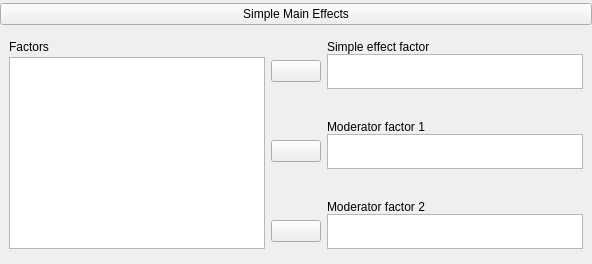
    <widget class="QWidget" name="groupSimpleEffect" native="true">
     <layout class="QGridLayout" name="gridLayout_12">
      <property name="leftMargin">
       <number>0</number>
      </property>
      <property name="topMargin">
       <number>3</number>
      </property>
      <property name="rightMargin">
       <number>0</number>
      </property>
      <property name="bottomMargin">
       <number>3</number>
      </property>
      <item row="4" column="0">
       <widget class="QWidget" name="containerSimpleEffect" native="true">
        <layout class="QGridLayout" name="gridLayout_4">
         <item row="0" column="0">
          <widget class="QWidget" name="widget_18" native="true">
           <layout class="QGridLayout" name="gridLayout_21">
            <property name="leftMargin">
             <number>0</number>
            </property>
            <property name="topMargin">
             <number>0</number>
            </property>
            <property name="rightMargin">
             <number>0</number>
            </property>
            <property name="bottomMargin">
             <number>3</number>
            </property>
            <property name="horizontalSpacing">
             <number>0</number>
            </property>
            <property name="verticalSpacing">
             <number>3</number>
            </property>
            <item row="0" column="0">
             <widget class="QLabel" name="label_9">
              <property name="sizePolicy">
               <sizepolicy hsizetype="Fixed" vsizetype="Fixed">
                <horstretch>0</horstretch>
                <verstretch>0</verstretch>
               </sizepolicy>
              </property>
              <property name="text">
               <string>Factors</string>
              </property>
             </widget>
            </item>
            <item row="1" column="0">
             <widget class="AvailableFieldsListView" name="simpleEffectsVariables">
              <property name="sizePolicy">
               <sizepolicy hsizetype="Expanding" vsizetype="Expanding">
                <horstretch>0</horstretch>
                <verstretch>0</verstretch>
               </sizepolicy>
              </property>
              <property name="maximumSize">
               <size>
                <width>16777215</width>
                <height>16777215</height>
               </size>
              </property>
             </widget>
            </item>
           </layout>
          </widget>
         </item>
         <item row="0" column="1">
          <widget class="QWidget" name="widget_16" native="true">
           <layout class="QVBoxLayout" name="verticalLayout_7">
            <property name="leftMargin">
             <number>0</number>
            </property>
            <property name="topMargin">
             <number>0</number>
            </property>
            <property name="rightMargin">
             <number>0</number>
            </property>
            <property name="bottomMargin">
             <number>3</number>
            </property>
            <item>
             <widget class="QWidget" name="widget_21" native="true">
              <property name="sizePolicy">
               <sizepolicy hsizetype="Preferred" vsizetype="Preferred">
                <horstretch>0</horstretch>
                <verstretch>0</verstretch>
               </sizepolicy>
              </property>
              <layout class="QGridLayout" name="gridLayout_30">
               <property name="leftMargin">
                <number>0</number>
               </property>
               <property name="topMargin">
                <number>0</number>
               </property>
               <property name="rightMargin">
                <number>0</number>
               </property>
               <property name="bottomMargin">
                <number>0</number>
               </property>
               <property name="verticalSpacing">
                <number>0</number>
               </property>
               <item row="2" column="0">
                <widget class="AssignButton" name="buttonAssignSimpleFactor">
                 <property name="sizePolicy">
                  <sizepolicy hsizetype="Fixed" vsizetype="Fixed">
                   <horstretch>0</horstretch>
                   <verstretch>0</verstretch>
                  </sizepolicy>
                 </property>
                 <property name="minimumSize">
                  <size>
                   <width>50</width>
                   <height>0</height>
                  </size>
                 </property>
                 <property name="maximumSize">
                  <size>
                   <width>50</width>
                   <height>16777215</height>
                  </size>
                 </property>
                 <property name="text">
                  <string/>
                 </property>
                </widget>
               </item>
               <item row="0" column="1">
                <widget class="QLabel" name="label_12">
                 <property name="sizePolicy">
                  <sizepolicy hsizetype="Fixed" vsizetype="Fixed">
                   <horstretch>0</horstretch>
                   <verstretch>0</verstretch>
                  </sizepolicy>
                 </property>
                 <property name="text">
                  <string>Simple effect factor</string>
                 </property>
                </widget>
               </item>
               <item row="2" column="1">
                <widget class="BoundListView" name="simpleFactor">
                 <property name="sizePolicy">
                  <sizepolicy hsizetype="Expanding" vsizetype="Fixed">
                   <horstretch>0</horstretch>
                   <verstretch>0</verstretch>
                  </sizepolicy>
                 </property>
                 <property name="maximumSize">
                  <size>
                   <width>16777215</width>
                   <height>35</height>
                  </size>
                 </property>
                </widget>
               </item>
              </layout>
             </widget>
            </item>
            <item>
             <spacer name="verticalSpacer_6">
              <property name="orientation">
               <enum>Qt::Vertical</enum>
              </property>
              <property name="sizeType">
               <enum>QSizePolicy::Expanding</enum>
              </property>
              <property name="sizeHint" stdset="0">
               <size>
                <width>20</width>
                <height>0</height>
               </size>
              </property>
             </spacer>
            </item>
            <item>
             <widget class="QWidget" name="widget_23" native="true">
              <property name="sizePolicy">
               <sizepolicy hsizetype="Preferred" vsizetype="Preferred">
                <horstretch>0</horstretch>
                <verstretch>0</verstretch>
               </sizepolicy>
              </property>
              <layout class="QGridLayout" name="gridLayout_32">
               <property name="leftMargin">
                <number>0</number>
               </property>
               <property name="topMargin">
                <number>0</number>
               </property>
               <property name="rightMargin">
                <number>0</number>
               </property>
               <property name="bottomMargin">
                <number>0</number>
               </property>
               <property name="verticalSpacing">
                <number>0</number>
               </property>
               <item row="1" column="1">
                <widget class="BoundListView" name="moderatorFactorOne">
                 <property name="sizePolicy">
                  <sizepolicy hsizetype="Expanding" vsizetype="Fixed">
                   <horstretch>0</horstretch>
                   <verstretch>0</verstretch>
                  </sizepolicy>
                 </property>
                 <property name="maximumSize">
                  <size>
                   <width>16777215</width>
                   <height>35</height>
                  </size>
                 </property>
                </widget>
               </item>
               <item row="1" column="0">
                <widget class="AssignButton" name="buttonAssignModeratorOne">
                 <property name="sizePolicy">
                  <sizepolicy hsizetype="Fixed" vsizetype="Fixed">
                   <horstretch>0</horstretch>
                   <verstretch>0</verstretch>
                  </sizepolicy>
                 </property>
                 <property name="minimumSize">
                  <size>
                   <width>50</width>
                   <height>0</height>
                  </size>
                 </property>
                 <property name="maximumSize">
                  <size>
                   <width>50</width>
                   <height>16777215</height>
                  </size>
                 </property>
                 <property name="text">
                  <string/>
                 </property>
                </widget>
               </item>
               <item row="0" column="1">
                <widget class="QLabel" name="label_16">
                 <property name="sizePolicy">
                  <sizepolicy hsizetype="Fixed" vsizetype="Fixed">
                   <horstretch>0</horstretch>
                   <verstretch>0</verstretch>
                  </sizepolicy>
                 </property>
                 <property name="text">
                  <string>Moderator factor 1</string>
                 </property>
                </widget>
               </item>
              </layout>
             </widget>
            </item>
            <item>
             <spacer name="verticalSpacer_7">
              <property name="orientation">
               <enum>Qt::Vertical</enum>
              </property>
              <property name="sizeType">
               <enum>QSizePolicy::Expanding</enum>
              </property>
              <property name="sizeHint" stdset="0">
               <size>
                <width>20</width>
                <height>0</height>
               </size>
              </property>
             </spacer>
            </item>
            <item>
             <widget class="QWidget" name="widget_24" native="true">
              <property name="sizePolicy">
               <sizepolicy hsizetype="Preferred" vsizetype="Preferred">
                <horstretch>0</horstretch>
                <verstretch>0</verstretch>
               </sizepolicy>
              </property>
              <layout class="QGridLayout" name="gridLayout_33">
               <property name="leftMargin">
                <number>0</number>
               </property>
               <property name="topMargin">
                <number>0</number>
               </property>
               <property name="rightMargin">
                <number>0</number>
               </property>
               <property name="bottomMargin">
                <number>0</number>
               </property>
               <property name="verticalSpacing">
                <number>0</number>
               </property>
               <item row="1" column="1">
                <widget class="BoundListView" name="moderatorFactorTwo">
                 <property name="sizePolicy">
                  <sizepolicy hsizetype="Expanding" vsizetype="Fixed">
                   <horstretch>0</horstretch>
                   <verstretch>0</verstretch>
                  </sizepolicy>
                 </property>
                 <property name="maximumSize">
                  <size>
                   <width>16777215</width>
                   <height>35</height>
                  </size>
                 </property>
                </widget>
               </item>
               <item row="1" column="0">
                <widget class="AssignButton" name="buttonAssignModeratorTwo">
                 <property name="sizePolicy">
                  <sizepolicy hsizetype="Fixed" vsizetype="Fixed">
                   <horstretch>0</horstretch>
                   <verstretch>0</verstretch>
                  </sizepolicy>
                 </property>
                 <property name="minimumSize">
                  <size>
                   <width>50</width>
                   <height>0</height>
                  </size>
                 </property>
                 <property name="maximumSize">
                  <size>
                   <width>50</width>
                   <height>16777215</height>
                  </size>
                 </property>
                 <property name="text">
                  <string/>
                 </property>
                </widget>
               </item>
               <item row="0" column="1">
                <widget class="QLabel" name="label_17">
                 <property name="sizePolicy">
                  <sizepolicy hsizetype="Fixed" vsizetype="Fixed">
                   <horstretch>0</horstretch>
                   <verstretch>0</verstretch>
                  </sizepolicy>
                 </property>
                 <property name="text">
                  <string>Moderator factor 2</string>
                 </property>
                </widget>
               </item>
              </layout>
             </widget>
            </item>
           </layout>
          </widget>
         </item>
        </layout>
       </widget>
      </item>
      <item row="1" column="0">
       <widget class="ExpanderButton" name="expanderOptionsSimpleEffects">
        <property name="sizePolicy">
         <sizepolicy hsizetype="Expanding" vsizetype="Fixed">
          <horstretch>0</horstretch>
          <verstretch>0</verstretch>
         </sizepolicy>
        </property>
        <property name="text">
         <string>Simple Main Effects</string>
        </property>
       </widget>
      </item>
     </layout>
    </widget>
